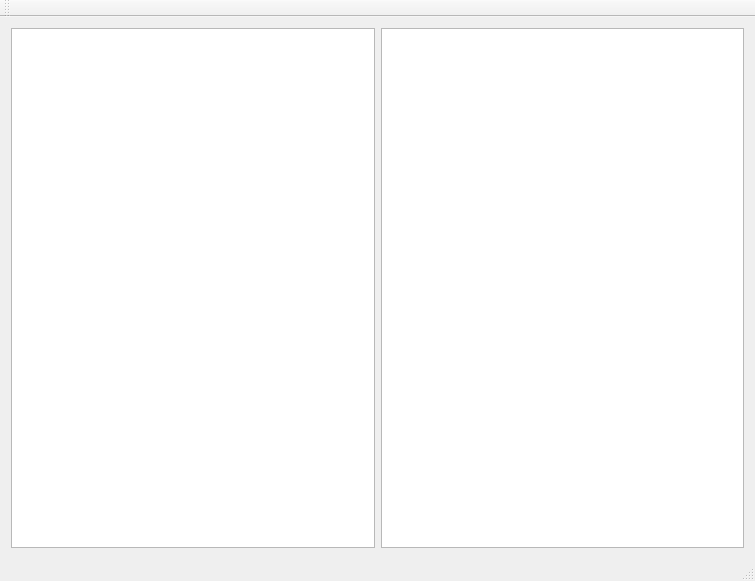
<?xml version="1.0" encoding="UTF-8"?>
<ui version="4.0">
 <class>MainWindow</class>
 <widget class="QMainWindow" name="MainWindow">
  <property name="geometry">
   <rect>
    <x>0</x>
    <y>0</y>
    <width>755</width>
    <height>581</height>
   </rect>
  </property>
  <property name="windowTitle">
   <string>MainWindow</string>
  </property>
  <widget class="QWidget" name="centralWidget">
   <layout class="QGridLayout" name="gridLayout">
    <item row="0" column="1">
     <widget class="QListView" name="listView1"/>
    </item>
    <item row="0" column="0">
     <widget class="QListView" name="listView"/>
    </item>
   </layout>
  </widget>
  <widget class="QMenuBar" name="menuBar">
   <property name="geometry">
    <rect>
     <x>0</x>
     <y>0</y>
     <width>755</width>
     <height>23</height>
    </rect>
   </property>
  </widget>
  <widget class="QToolBar" name="mainToolBar">
   <attribute name="toolBarArea">
    <enum>TopToolBarArea</enum>
   </attribute>
   <attribute name="toolBarBreak">
    <bool>false</bool>
   </attribute>
  </widget>
  <widget class="QStatusBar" name="statusBar"/>
 </widget>
 <layoutdefault spacing="6" margin="11"/>
 <resources/>
 <connections/>
</ui>
